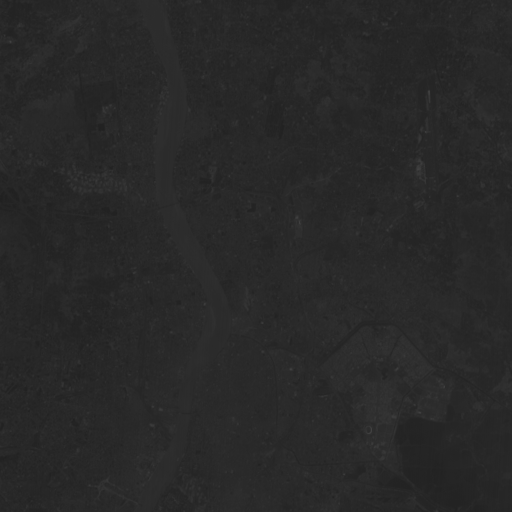
#> input picture DataSet/1.gif, 512 x 512 px, found by its file name; the run also reads 3 pictures not shown here
$ jupyter execute --allow-errors 'ANN_perceptron_River_or_land(4_imgs_without_coordinates).ipynb'
#> lines starting #> are read from the running program, lines starting #| are printed output that depends on the picture
[cell 1]
import pandas as pd
import numpy as np
from PIL import Image
import matplotlib.pyplot as plt

[cell 2]
image1 = Image.open('1.gif')
#> image1 is the input picture: PIL image 512x512 P; min 32, max 65, mean 40.6
image1 = image1.resize((512, 512))
array1 = np.array(image1)
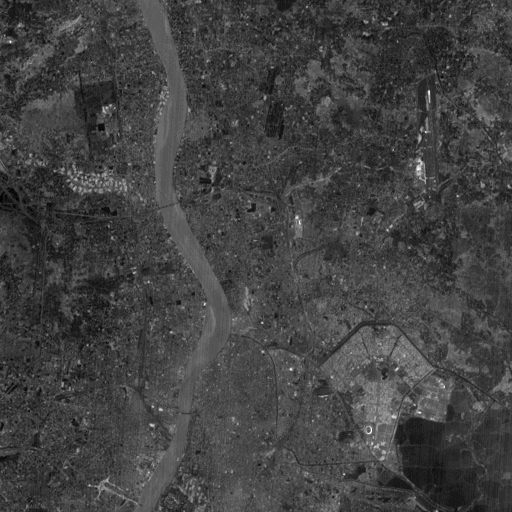
#> array1: shape (512, 512); min 0, max 33, mean 8.6; drawn with min black and max white

[cell 3]
image2 = Image.open('2.gif')
image2 = image2.resize((512, 512))
array2 = np.array(image2)

[cell 4]
image3 = Image.open('3.gif')
image3 = image3.resize((512, 512))
array3 = np.array(image3)
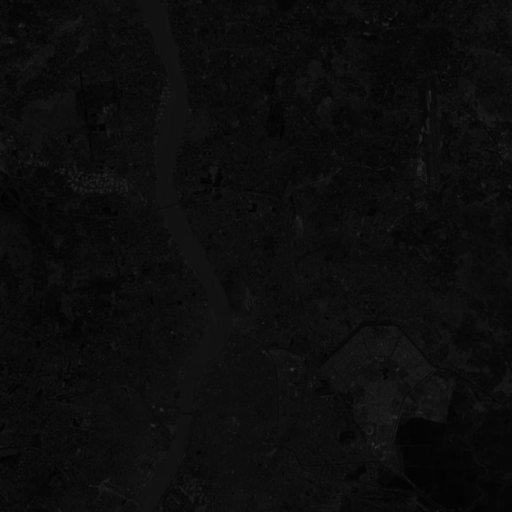
#> array3: shape (512, 512); min 0, max 48, mean 12.6

[cell 5]
image4 = Image.open('4.gif')
image4 = image4.resize((512, 512))
array4 = np.array(image4)
